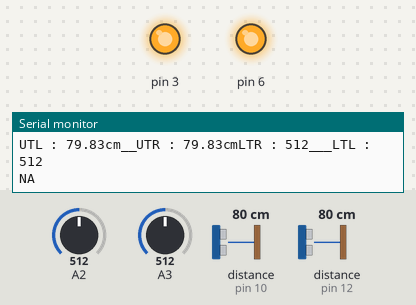
Bench run of a sketch on a simulated Arduino Uno, built with avr-gcc and run on an emulated ATmega328P. Parts: output pins drawn as LEDs (lit = HIGH), the last lines printed to the serial monitor. Wiring (inferred from the names in the program): 2 × ultrasonic range finder: trigger pin 11, echo pin 10 / trigger pin 13, echo pin 12. Dashed ring = blinking. The test bench sets the inputs (shaded band); at power-on: A2 = 512, A3 = 512, distance to the obstacle (sensors on pin 10, pin 12) 80 cm. The echo pulse lasts 58.3 µs per cm; pins used as bus, display or sensor lines are not drawn.

Above: at 1.2 s.
1.3 s: A2 set to 109
4.3 s: A2 set to 93
At 4.87 s:
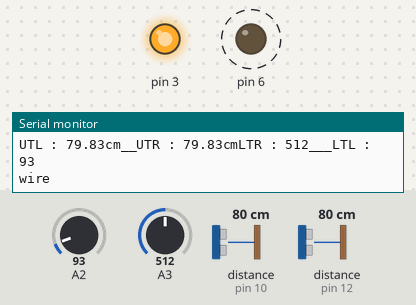
Timing chart, 0 to 13.3 s (numbered marks = the images above; inputs shaded):
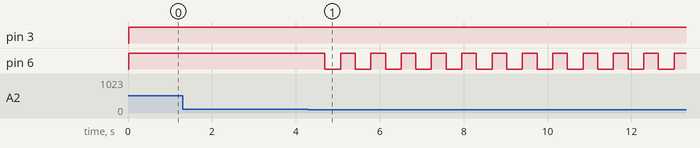

The sketch:

ultrasound_test.ino
```cpp
void func_left(double L, double R);
void func_forward(double L, double R);
void func_right(double L, double R);
void func_reverse(double L, double R);
float ultralSound(int trigP, int echoP);         //超音波函式宣告
int trigP_1 = 13,  echoP_1 = 12;                 //超音波1號Trig Pin、Echo Pin
int trigP_2 = 11,  echoP_2 = 10;                 //超音波2號Trig Pin、Echo Pin
int light_R1,light_R2;
int ultR,ultL;
float duration, distance;

void setup() {
  Serial.begin (9600);            //鮑率設定
  pinMode(trigP_1, OUTPUT);
  pinMode(trigP_2, OUTPUT);
  pinMode(echoP_1, INPUT);
  pinMode(echoP_2, INPUT);

}
void loop()
{

 //====這邊是超音波1號的程式=========
  Serial.print("UTL : ");
  Serial.print( ultralSound(trigP_1, echoP_1));   //印出超音波1號偵測到的距離
  Serial.print("cm__");

  //====這邊是超音波2號的程式=========
  Serial.print("UTR : ");
  Serial.print(ultralSound(trigP_2, echoP_2));    //印出超音波2號偵測到的距離
  Serial.print("cm");

  Serial.print("LTR : ");
  Serial.print(analogRead(A3));    //印出顏感1號偵測到的距離
  Serial.print("___");
  Serial.print("LTL : ");
  Serial.println(analogRead(A2));    //印出顏感2號偵測到的距離


   /*
  delay(250);     測試回傳訊號時，為方便觀看，所以故意延遲時間，
                    讓回傳列印變化慢一點。寫到機器時這一個一定要刪
                    除掉，否則將嚴重影響機器判斷速度。
                  */
  light_R1 = analogRead(A3);
  light_R2 = analogRead(A2);
  ultL = ultralSound(trigP_1,  echoP_1);
  ultR = ultralSound(trigP_2,  echoP_2);
  if (light_R1 < 100 || light_R2  < 100){
  Serial.println("wire");
  func_reverse(255,255);
  delay(350);
  func_left(255,0);
  delay(350);
}
else {
  if (ultR < 25 && ultL < 25){
    Serial.println("F");
    func_forward(255,255);
  }
  else if (ultL < 25){
    Serial.println("L");
    func_right(50,255);
  }
  else if (ultR < 25){
    Serial.println("R");
    func_left(255,50);
  }
  else {
    Serial.println("NA");
    func_forward(255,255);
  }


}


}
/*
 * 「ultralSound」是超音波程式，下面是電訊號運作過程，先打訊號給感測器，再接收回傳訊號。
 * 程式會透過回傳的訊號持續時間來計算距離。
 */
float ultralSound(int trigP, int echoP){
    digitalWrite(trigP, LOW);
    delayMicroseconds(5);
    digitalWrite(trigP, HIGH);     // 提供 Trig 高電位，持續 10us
    delayMicroseconds(10);
    digitalWrite(trigP, LOW);      // 拉低電位


    duration = pulseIn(echoP, HIGH);   // pulseIn是用來讀取收到高電位時的時間
    distance = (duration/2) / 29.1;    //計算距離公式
    return distance;
}
void func_left(double L, double R)
{
    analogWrite(3,L);

    analogWrite(6,R);

    digitalWrite(2,1);

    digitalWrite(4,0);

    digitalWrite(5,0);

    digitalWrite(7,1);

}

void func_forward(double L, double R)
{
    analogWrite(3,L);

    analogWrite(6,R);

    digitalWrite(2,1);

    digitalWrite(4,0);

    digitalWrite(5,1);

    digitalWrite(7,0);

}

void func_right(double L, double R)
{
    analogWrite(3,L);

    analogWrite(6,R);

    digitalWrite(2,0);

    digitalWrite(4,1);

    digitalWrite(5,1);

    digitalWrite(7,0);

}

void func_reverse(double L, double R)
{
    analogWrite(3,L);

    analogWrite(6,R);

    digitalWrite(2,0);

    digitalWrite(4,1);

    digitalWrite(5,0);

    digitalWrite(7,1);

}
```

Measured:
- the behaviour switches between 100 and 99 on A2 (found by bisection; images 0 and 1)
- after the input at 4.3 s, pin 6: alternates HIGH for 0.35 s and LOW for 0.37 s, starting after 0.39 s
